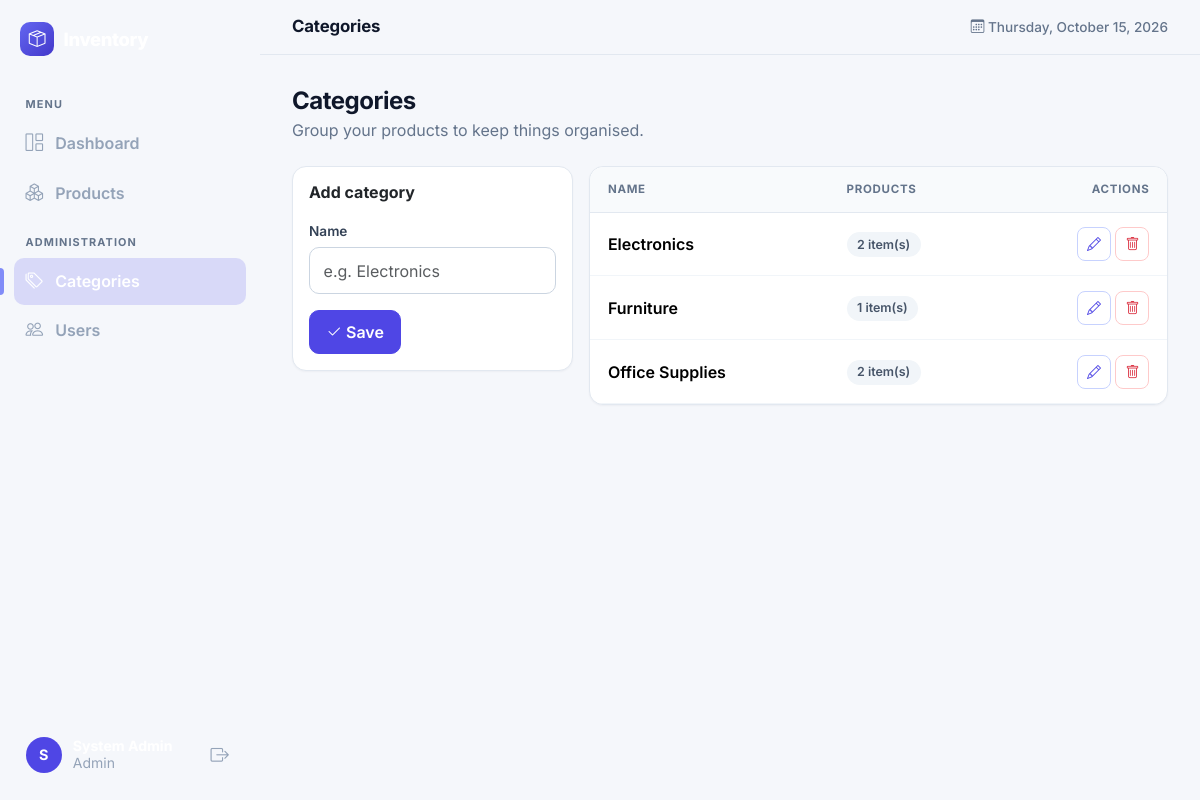
The app's page /categories.php (signed in) with its own data.
### tables this page shows
CREATE TABLE categories (
    id INT AUTO_INCREMENT PRIMARY KEY,
    name VARCHAR(100) NOT NULL
);

### db.php (called while the page is built, shortened)
<?php
function e($text) {
    return htmlspecialchars((string)$text, ENT_QUOTES, 'UTF-8');
}

### categories.php (the view, shortened to what this page needs)
<?php
include "db.php";
$edit_id = (int)($_GET['edit'] ?? 0);
$edit_name = "";
$categories = mysqli_query($conn, "SELECT c.id, c.name, COUNT(p.id) AS items FROM categories c LEFT JOIN products p ON p.category_id = c.id GROUP BY c.id, c.name ORDER BY c.name");
include "header.php";
?>
<div class="page-head">
    <div>
        <h3>Categories</h3>
        <p>Group your products to keep things organised.</p>
    </div>
</div>
<div class="row g-3 align-items-start">
    <div class="col-lg-4">
        <div class="card">
            <div class="card-body">
                <h6 class="fw-bold mb-3"><?= $edit_id > 0 ? "Edit category" : "Add category" ?></h6>
                <form method="post" class="needs-validation" novalidate>
                    <div class="mb-3">
                        <label class="form-label">Name</label>
                        <input type="text" name="name" class="form-control" value="<?= e($edit_name) ?>" placeholder="e.g. Electronics" required>
                    </div>
                    <button class="btn btn-primary"><i class="bi bi-check2"></i> Save</button>
                </form>
            </div>
        </div>
    </div>
    <div class="col-lg-8">
        <div class="card">
            <div class="table-responsive">
                <table class="table">
                    <thead><tr><th>Name</th><th>Products</th><th class="text-end">Actions</th></tr></thead>
                    <tbody>
                    <?php while ($c = mysqli_fetch_assoc($categories)) { ?>
                        <tr>
                            <td class="fw-semibold"><?= e($c['name']) ?></td>
                            <td><span class="pill"><?= (int)$c['items'] ?> item(s)</span></td>
                            <td class="text-end text-nowrap">
                                <a href="categories.php?edit=<?= (int)$c['id'] ?>" class="btn btn-sm btn-outline-primary icon-btn" title="Edit"><i class="bi bi-pencil"></i></a>
                                <form method="post" class="d-inline" onsubmit="return confirm('Delete this category?');">
                                    <button class="btn btn-sm btn-outline-danger icon-btn" title="Delete"><i class="bi bi-trash"></i></button>
                                </form>
                            </td>
                        </tr>
                    <?php } ?>
                    </tbody>
                </table>
            </div>
        </div>
    </div>
</div>
<?php include "footer.php"; ?>

### css/style.css (style rules this page uses)
:root { --brand: #4f46e5; --brand-dark: #4338ca; --brand-soft: #eef2ff; --ink: #0f172a; --muted: #64748b; --line: #e2e8f0; --bg: #f5f7fb; --radius: 14px; }
body { font-family: 'Inter', system-ui, -apple-system, 'Segoe UI', sans-serif; background: var(--bg); color: var(--ink); -webkit-font-smoothing: antialiased; }
h1, h2, h3, h4, h5 { letter-spacing: -.02em; font-weight: 700; }
a { color: var(--brand); text-decoration: none; }
.btn { border-radius: 10px; font-weight: 600; padding: .55rem 1rem; }
.btn-sm { padding: .3rem .7rem; border-radius: 8px; }
.btn-primary { background: var(--brand); border-color: var(--brand); }
.btn-outline-primary { color: var(--brand); border-color: #c7d2fe; }
.btn-outline-danger { border-color: #fecaca; }
.form-label { font-size: .85rem; font-weight: 600; color: #334155; margin-bottom: .35rem; }
.form-control, .form-select { border-radius: 10px; border: 1px solid #cbd5e1; padding: .65rem .85rem; }
.card { border: 1px solid var(--line); border-radius: var(--radius); box-shadow: 0 1px 2px rgba(15,23,42,.04); }
.page-head { display: flex; justify-content: space-between; align-items: flex-end; gap: 1rem; flex-wrap: wrap; margin-bottom: 1.5rem; }
.page-head h3 { margin: 0; }
.page-head p { margin: .15rem 0 0; color: var(--muted); }
.table { --bs-table-bg: transparent; margin: 0; }
.table thead th { background: #f8fafc; color: var(--muted); font-size: .72rem; text-transform: uppercase; letter-spacing: .06em; font-weight: 700; border-bottom: 1px solid var(--line); padding: .85rem 1.1rem; white-space: nowrap; }
.table tbody td { padding: .9rem 1.1rem; vertical-align: middle; border-color: #f1f5f9; }
.card > .table-responsive { border-radius: var(--radius); }
.pill { display: inline-block; font-size: .78rem; font-weight: 600; padding: .2rem .65rem; border-radius: 999px; background: #f1f5f9; color: #475569; }
.icon-btn { width: 34px; height: 34px; padding: 0; display: inline-grid; place-items: center; }

### css/layout2.css (style rules this page uses)
:root { --side-w: 260px; --side-bg: #0f172a; }
.page-head h3 { font-size: 1.5rem; }

### records on screen
categories: name "Electronics", items "2"
categories: name "Furniture", items "1"
categories: name "Office Supplies", items "2"

### other values on screen
mb_substr($_SESSION['name'], 0, 1) "S"
$_SESSION['role'] "Admin"
$page_title "Categories"
